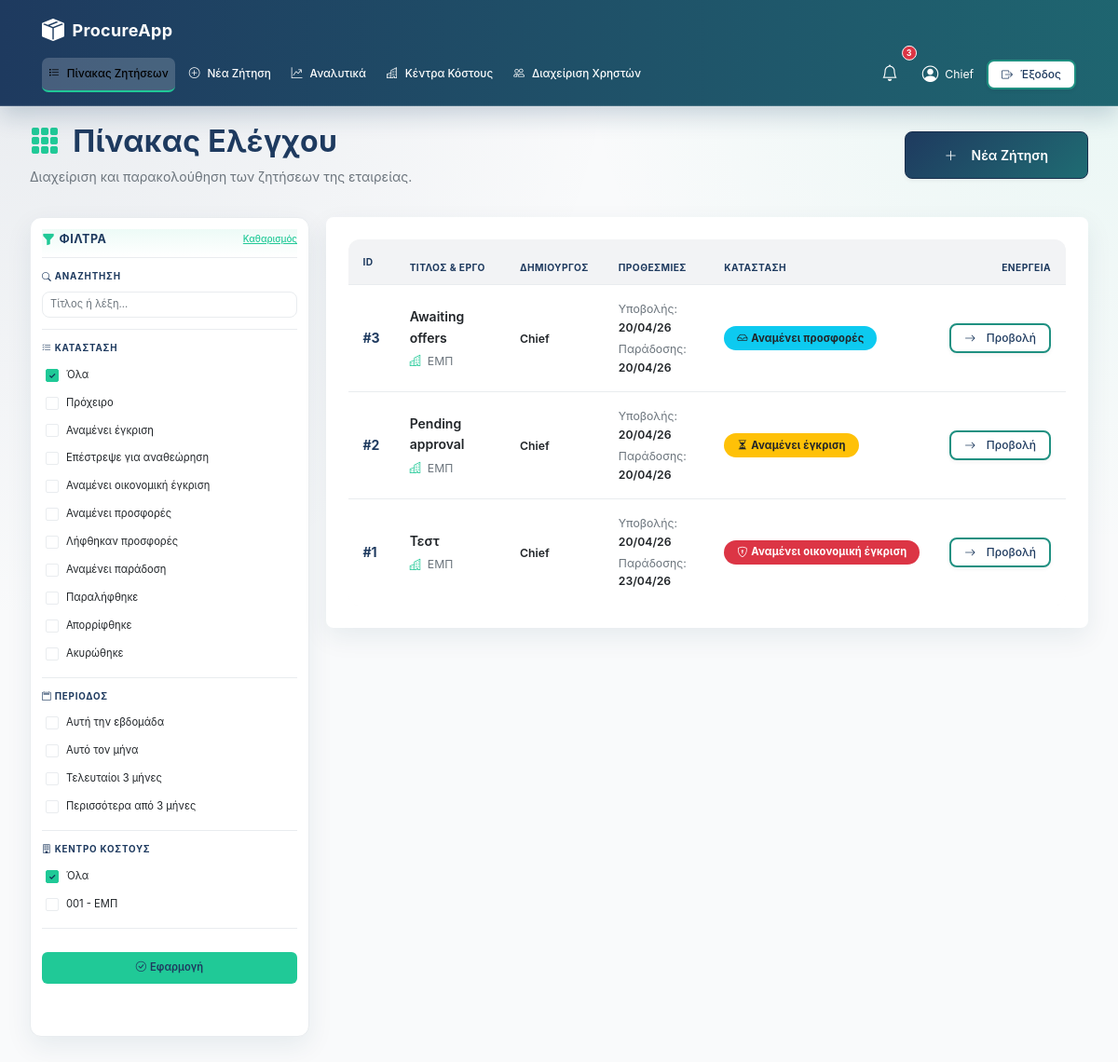
Before: /company/ (signed in) with the older database file.
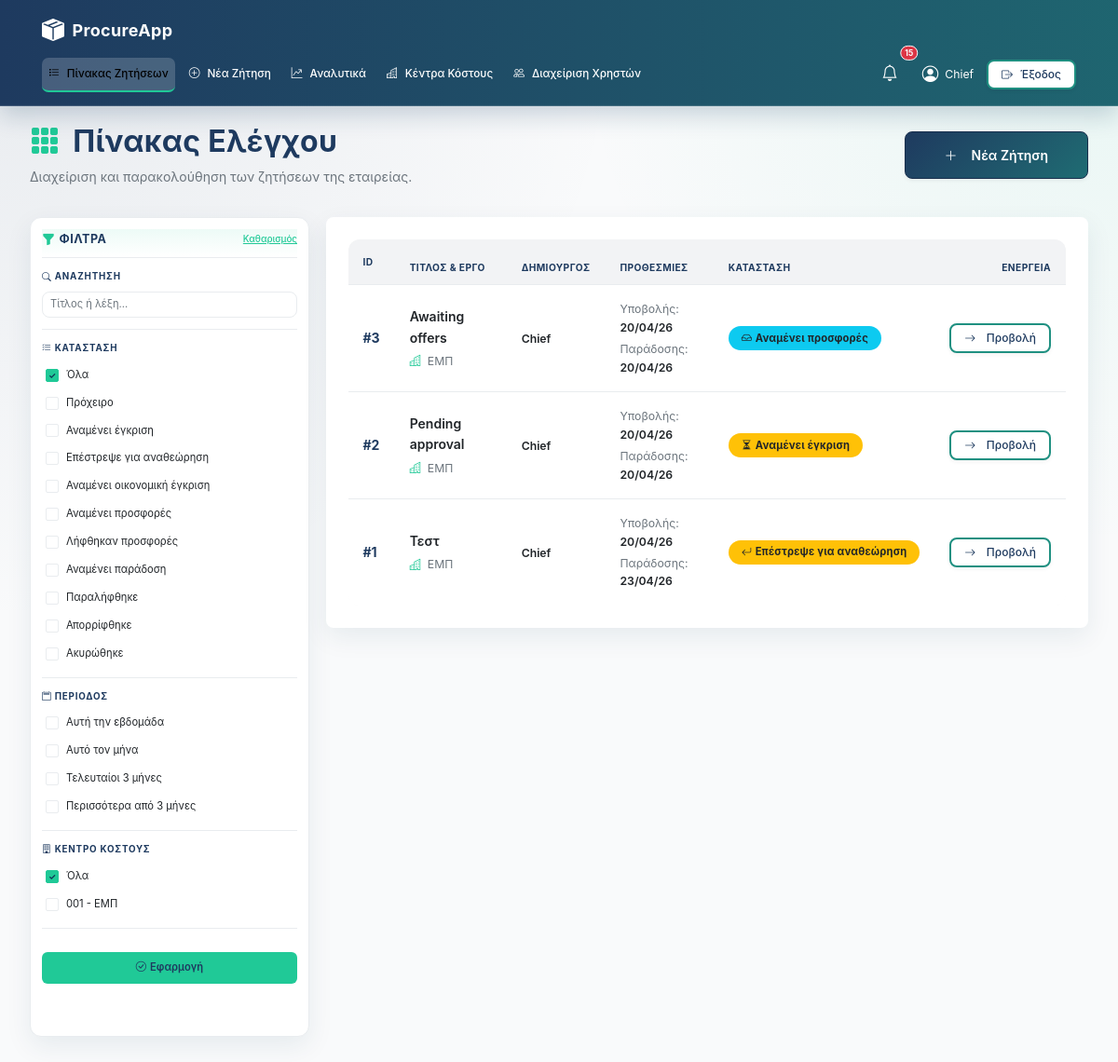
After: the same page with the newer database file.
### models.py (models this page shows)
class RequestRFQ(db.Model):
    __tablename__ = "requests"
    id = db.Column(db.Integer, primary_key=True)
    title = db.Column(db.String(200), nullable=False)
    description = db.Column(db.Text, nullable=True)
    documents = db.Column(db.String(255), nullable=True)
    created_by = db.Column(db.String(100), nullable=False)
    created_at = db.Column(db.DateTime, default=datetime.utcnow)
    delivery_location = db.Column(db.String(255), nullable=True)
    receiving_manager = db.Column(db.String(120), nullable=True)
    phone = db.Column(db.String(50), nullable=True)
    submit_deadline = db.Column(db.DateTime, nullable=False)
    delivery_deadline = db.Column(db.DateTime, nullable=False)
    status = db.Column(db.String(20), default=RFQStatus.PENDING)
    status_changed_at = db.Column(db.DateTime, default=datetime.utcnow)
    approved_by = db.Column(db.String(100), nullable=True)
    approved_at = db.Column(db.DateTime, nullable=True)
    denial_reason = db.Column(db.Text, nullable=True)
    winning_bid_id = db.Column(db.Integer, db.ForeignKey('bids.id'), nullable=True)
    cost_center_id = db.Column(db.Integer, db.ForeignKey('cost_centers.id'), nullable=True)
    estimated_budget = db.Column(db.Numeric(12, 2), nullable=True)
    priority = db.Column(db.String(20), default='normal', nullable=False)
    category = db.Column(db.String(50), nullable=True)
    award_date = db.Column(db.DateTime, nullable=True)
    cost_center = db.relationship('CostCenter', backref='rfqs')
    items = db.relationship('RequestItem', backref='rfq', lazy=True, cascade="all, delete-orphan")
    bids = db.relationship('Bid', backref='rfq', lazy=True, foreign_keys="[Bid.request_id]", cascade="all, delete-orphan")
    allowed_suppliers = db.relationship('AllowedSupplier', backref='rfq', lazy=True, cascade="all, delete-orphan")

class CostCenter(db.Model):
    __tablename__ = "cost_centers"
    id = db.Column(db.Integer, primary_key=True)
    code = db.Column(db.String(50), unique=True, nullable=False)
    name = db.Column(db.String(200), nullable=False)
    is_active = db.Column(db.Boolean, default=True, nullable=False)
    address = db.Column(db.String(250), nullable=True)
    project_manager = db.Column(db.String(120), nullable=True)
    receiving_manager = db.Column(db.String(120), nullable=True)
    phone = db.Column(db.String(50), nullable=True)

### app/routes/company.py (the view, shortened to what this page needs)
@company_bp.route("/")
@require_roles("company", "chief")
def dashboard():
    from flask import current_app
    page = request.args.get('page', 1, type=int)
    per_page = 10
    q = (request.args.get("q") or "").strip()
    phase_filters = [v for v in _parse_multi_values(request.args, 'phase') if v in {'draft', 'awaiting_approval', 'returned_for_revision', 'awaiting_offers', 'offers_received', 'pending_final_approval', 'awarded', 'received', 'denied', 'cancelled'}]
    cost_center_filters = [v for v in _parse_multi_values(request.args, 'cost_center') if v.isdigit()]
    period_filters = [v for v in _parse_multi_values(request.args, 'period') if v in {'week', 'month', 'quarter', 'older'}]
    phase_query = ','.join(phase_filters)
    period_query = ','.join(period_filters)
    cost_center_ids = [int(v) for v in cost_center_filters]
    cost_center_query = ','.join(cost_center_filters)
    qry = RequestRFQ.query
    if q:
        like = f"%{q}%"
        qry = qry.filter(or_(
            RequestRFQ.title.ilike(like),
            RequestRFQ.description.ilike(like)
        ))
    if cost_center_ids:
        qry = qry.filter(RequestRFQ.cost_center_id.in_(cost_center_ids))
    all_rfqs = qry.order_by(RequestRFQ.id.desc()).all()
    phase_map = {r.id: phase_info(r) for r in all_rfqs}
    editable_ids = {r.id for r in all_rfqs if is_editable_by_current_user(r)}
    filtered_rfqs = all_rfqs
    if phase_filters:
        filtered_rfqs = [r for r in all_rfqs if phase_map[r.id]["key"] in phase_filters]
    total_items = len(filtered_rfqs)
    total_pages = (total_items + per_page - 1) // per_page
    start_idx = (page - 1) * per_page
    paginated_rfqs = filtered_rfqs[start_idx : start_idx + per_page]
    cost_centers = CostCenter.query.filter_by(is_active=True).order_by(CostCenter.name.asc()).all()
    all_rfqs_unfiltered = RequestRFQ.query.all()
    totals = {
        'active':    sum(1 for r in all_rfqs_unfiltered if r.status in ['open', 'pending', 'pending_final_approval']),
        'pending':   sum(1 for r in all_rfqs_unfiltered if r.status == 'pending'),
        'received':  sum(1 for r in all_rfqs_unfiltered if r.status in ['received', 'closed']),
        'cancelled': sum(1 for r in all_rfqs_unfiltered if r.status == 'cancelled'),
    }
    return render_template("company_dash.html",
                         rfqs=paginated_rfqs,
                         editable_ids=editable_ids,
                         phase_filters=phase_filters,
                         phase_query=phase_query,
                         q=q,
                         cost_centers=cost_centers,
                         cost_center_filters=cost_center_filters,
                         cost_center_ids=cost_center_ids,
                         cost_center_query=cost_center_query,
                         period_filters=period_filters,
                         period_query=period_query,
                         phase_map=phase_map,
                         page=page,
                         total_pages=total_pages,
                         totals=totals)

### app/auth.py (called while the page is built)
def require_roles(*roles):
    def wrap(fn):
        @wraps(fn)
        def inner(*args, **kwargs):
            if session.get("role") not in roles:
                flash("Δεν έχεις δικαίωμα πρόσβασης.", "danger")
                return redirect(url_for("auth.login"))
            return fn(*args, **kwargs)
        return inner
    return wrap

def is_editable_by_current_user(rfq) -> bool:
    if session.get("name") != rfq.created_by:
        return False
    return rfq.status in [RFQStatus.PENDING, RFQStatus.RETURNED_FOR_REVISION, RFQStatus.DRAFT]

### app/routes/company.py (called while the page is built, shortened)
def _parse_multi_values(args, key):
    values = []
    return values

### templates/company_dash.html (shortened to what the changed rows need)
{% extends "base.html" %}
{% block content %}
<div class="d-flex justify-content-between align-items-center mb-8">
    <div>
        <h1 class="mb-2" style="color: var(--color-navy);">
            <i class="bi bi-grid-3x3-gap-fill me-3" style="color: var(--color-teal);"></i>Πίνακας Ελέγχου
        </h1>
    </div>
</div>
<div class="row g-4 mb-8 company-dashboard-layout dashboard-split-layout">
    <div class="col-12 col-lg-9 company-dashboard-results dashboard-results-col">
        <div class="card shadow-md overflow-hidden mb-8" style="border: none; border-radius: var(--radius-lg);">
            <div class="table-responsive">
                <table class="table" style="margin-bottom: 0;">
                    <thead>
                        <tr>
                            <th style="padding: var(--space-4);">ID</th>
                            <th>Τίτλος & Έργο</th>
                            <th>Δημιουργός</th>
                            <th>Προθεσμίες</th>
                            <th>Κατάσταση</th>
                            <th style="text-align: right; padding-right: var(--space-4);">Ενέργεια</th>
                        </tr>
                    </thead>
                    <tbody>
                        {% for r in rfqs %}
                        {% set info = phase_map[r.id] %}
                        <tr >
                            <td style="padding: var(--space-4);">
                                <span class="fw-bold" style="color: var(--color-navy);">#{{ r.id }}</span>
                            </td>
                            <td style="padding: var(--space-4);">
                                <div class="fw-semibold" style="color: var(--color-text-primary);">{{ r.title }}</div>
                                <div class="small"
                                    style="color: var(--color-text-secondary); margin-top: var(--space-1);">
                                    <i class="bi bi-buildings me-1" style="color: var(--color-teal);"></i> {{
                                    r.cost_center.name if r.cost_center else 'Χωρίς Έργο' }}
                                </div>
                            </td>
                            <td style="padding: var(--space-4);">
                                <span class="small fw-semibold">{{ r.created_by }}</span>
                            </td>
                            <td style="padding: var(--space-4);">
                                <div class="small mb-1">
                                    <span style="color: var(--color-text-secondary);">Υποβολής:</span>
                                    <span class="fw-semibold">{{ r.submit_deadline.strftime('%d/%m/%y') if
                                        r.submit_deadline else '-' }}</span>
                                </div>
                                <div class="small">
                                    <span style="color: var(--color-text-secondary);">Παράδοσης:</span>
                                    <span class="fw-semibold">{{ r.delivery_deadline.strftime('%d/%m/%y') if
                                        r.delivery_deadline else '-' }}</span>
                                </div>
                            </td>
                            <td style="padding: var(--space-4);">
                                <span class="{{ info.badge }} px-3 py-2 rounded-pill fw-bold"
                                    style="font-size: 0.8rem;">
                                    <i class="bi {{ info.icon }} me-1"></i> {{ info.label }}
                                </span>
                            </td>
                            <td style="text-align: right; padding-right: var(--space-4);">
                                <a href="{% if r.status == 'draft' %}{{ url_for('company.edit_request', req_id=r.id) }}{% else %}{{ url_for('company.request_detail', req_id=r.id) }}{% endif %}"
                                    class="btn btn-secondary btn-sm px-3">
                                    <i class="bi bi-arrow-right me-1"></i> Προβολή
                                </a>
                            </td>
                        </tr>
                        {% endfor %}
                    </tbody>
                </table>
            </div>
        </div>
    </div>
</div>
{% endblock %}

Changed rows visible on the page:
changed RequestRFQ "Τεστ": label "Αναμένει οικονομική έγκριση" → "Επέστρεψε για αναθεώρηση"
Other visible differences:
{{ unread_notifs|length }}: "3" → "15"
